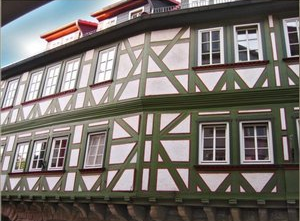
//> input picture Data/harris.PNG, 300 x 221 px
$ ./harris   (built with g++ and OpenCV 4)
//> lines starting //> are read from the running program, lines starting //| are printed output that depends on the picture; after the words box and inside, x2 and y2 are one past the last pixel; in counts of white or black regions, pixels touching at a corner belong together
//包含头文件和命名空间
#include <opencv2/opencv.hpp>
#include <iostream>
using namespace cv;
using namespace std;
//全局变量声明
Mat srcImage, grayImage, dstImage, normImage, Scalednorm, resultImage;
int  thresh = 125;
int max_thresh = 255;
//函数声明
void HarrisConner_demo(int, void*);
//主函数
int main(int argc, char** argv) {
	//读取图像
	srcImage = imread("harris.png");
//> srcImage is the input picture: 221 rows x 300 cols, CV_8UC3; mean B, G, R 107.5, 112.9, 118.9
	if (srcImage.empty()) {
		cout << "could not load srcimage...\n" << endl;
		return -1;
	}
	//创建窗口
	namedWindow("srcImage", WINDOW_AUTOSIZE);
	//显示原图像
	imshow("srcImage", srcImage);
	//把原图像转换成灰度图
	cvtColor(srcImage, grayImage, COLOR_BGR2GRAY);
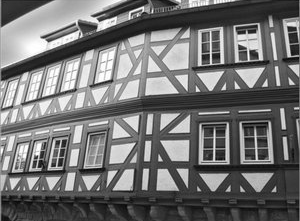
//> grayImage: 221 rows x 300 cols, CV_8UC1; min 4, max 255, mean 114.1
	//创建窗口和滚动条
	namedWindow("HarrisCornerDetection", WINDOW_AUTOSIZE);
	createTrackbar("Threshold", "HarrisCornerDetection", &thresh, max_thresh, HarrisConner_demo);
	//初始化函数
	HarrisConner_demo(0, 0);
        //等待有键按下
	waitKey(0);
	return 0;
}
//函数定义
void HarrisConner_demo(int, void*) {
	//置零
	dstImage = Mat::zeros(grayImage.size(), CV_32FC1);
	//参数赋值
	int blocksize = 2;
	int ksize = 3;
	double k = 0.04;
	//进行角点检测
	cornerHarris(grayImage, dstImage, blocksize, ksize, k, BORDER_DEFAULT);
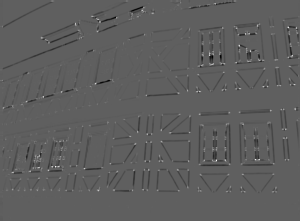
//> dstImage: 221 rows x 300 cols, CV_32FC1; min -0.0094, max 0.0157, mean -0.000143; drawn with min black and max white
	//归一化
	normalize(dstImage, normImage, 0, 255, NORM_MINMAX, CV_32FC1, Mat());
	//将归一化后的图线性变换成8位无符号整型
	convertScaleAbs(normImage, Scalednorm);
	//克隆
	resultImage = srcImage.clone();
	//循环遍历像素，绘制出被检测的角点（也可以用指针实现，速度相对快些）
	for (int i = 0; i < resultImage.rows; i++) {
		 //uchar* pixel_i = Scalednorm.ptr(i);
		for (int j = 0; j < resultImage.cols; j++) {
			//int Pixel = (int)*pixel_i;
			//if(Pixel > thresh){
				if ((int)normImage.at<float>(i, j)  > thresh) {
					circle(resultImage, Point(j, i), 4, Scalar(0, 0, 255), 2, 8, 0);
					circle(Scalednorm, Point(j, i), 5, Scalar(1, 10, 255), 2, 8, 0);
			}
				//pixel_i++;
		}
	}
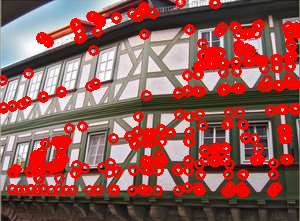
//> resultImage: 221 rows x 300 cols, CV_8UC3; mean B, G, R 85.4, 89.4, 148.4
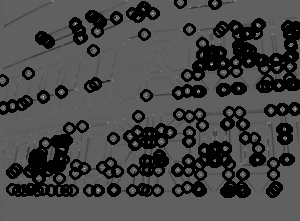
//> Scalednorm: 221 rows x 300 cols, CV_8UC1; min 1, max 202, mean 70.1
	//显示角点检测的结果
	imshow("HarrisCornerDetection", resultImage);
	imshow("Detection", Scalednorm);
}
